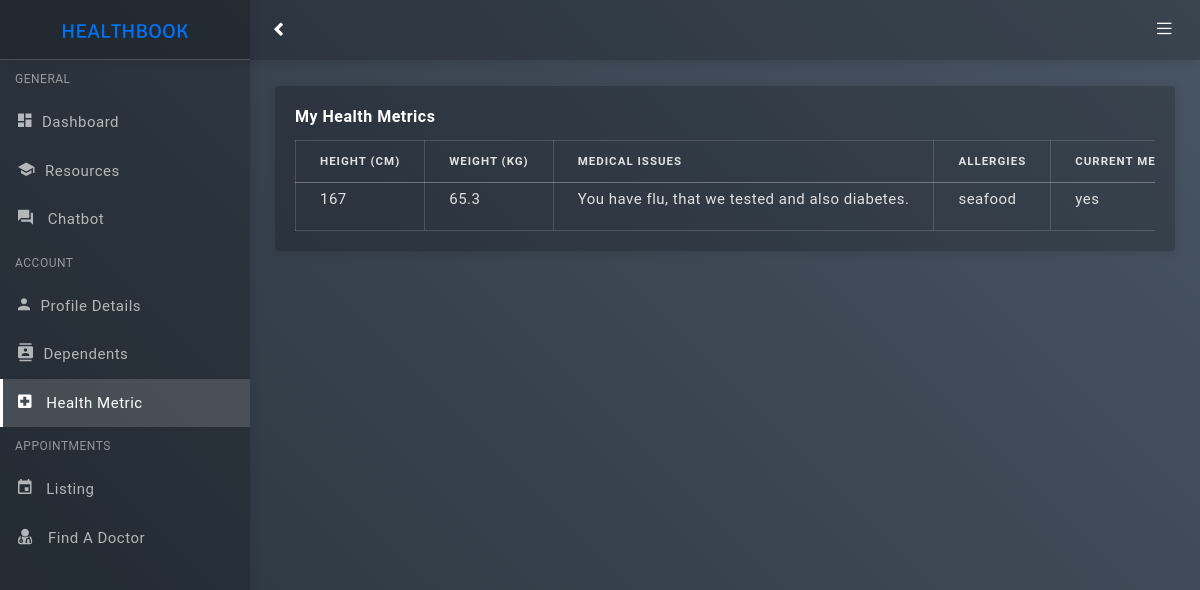
Screenshot of /patient/health-metrics.php (signed in) with the database file from the repository.
### tables this page shows
CREATE TABLE `health_metrics` (
  `id_health` int(11) NOT NULL,
  `height` varchar(500) NOT NULL,
  `weight` varchar(500) NOT NULL,
  `medical_issues` varchar(1000) NOT NULL,
  `allergies` varchar(1000) NOT NULL,
  `current_medication` varchar(1000) NOT NULL,
  `patientId` int(11) NOT NULL
);

### patient/health-metrics.php (the view, shortened to what this page needs)
<?php
require '../dbconnection.php';
if (isset($_SESSION['id'], $_SESSION['password'])) {
?>
  <!DOCTYPE html>
  <html lang="en">
  <?php include "head.php"; ?>
  <body class="bg-theme bg-theme9">
    <div id="wrapper">
      <?php
      include "sidebar.php";
      include "header.php";
      ?>
      <div class="content-wrapper">
        <div class="container-fluid">
          <?php
          $query = "SELECT * FROM health_metrics WHERE patientId='" . $_SESSION['id'] . "'";
          $result = mysqli_query($con, $query);
          if ($result && mysqli_num_rows($result) > 0) {
          ?>
            <div class="row mt-3">
              <div class="col-lg-12">
                <div class="card">
                  <div class="card-body">
                    <h5 class="card-title">My Health Metrics</h5>
                    <div class="table-responsive">
                      <table class="table table-sm table-bordered">
                        <thead>
                          <tr>
                            <th scope="col">Height (CM)</th>
                            <th scope="col">Weight (KG)</th>
                            <th scope="col">Medical Issues</th>
                            <th scope="col">Allergies</th>
                            <th scope="col">Current Medication</th>
                          </tr>
                        </thead>
                        <tbody>
                          <?php
                          while ($row = mysqli_fetch_assoc($result)) {
                          ?>
                            <tr>
                              <td><?php echo $row['height']; ?></td>
                              <td><?php echo $row['weight']; ?></td>
                              <td><?php echo $row['medical_issues']; ?></td>
                              <td><?php echo $row['allergies']; ?></td>
                              <td><?php echo $row['current_medication']; ?></td>
                            </tr>
                          <?php
                          }
                          ?>
                        </tbody>
                      </table>
                    </div>
                  </div>
                </div>
              </div>
            </div>
          <?php
          }
          ?>
        </div>
      </div>
    </div>
  </body>
  </html>
<?php
} else {
  header("location:../index.php");
  exit;
}
?>

### rows the page displays
health_metrics: height "167", weight "65.3", medical_issues "You have flu, that we tested and also diabetes.", allergies "seafood", current_medication "yes"
